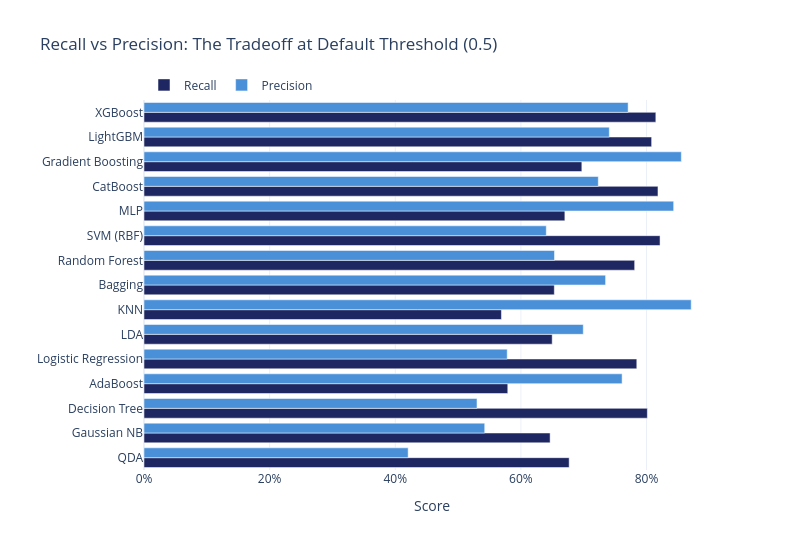

Here is the notebook cell this chart was saved with:
### Markdown cell above
## Chart 8: Grouped Bar — Recall vs Precision Side by Side

### Code cell
# Grouped bar chart: recall vs precision for all models
df_grouped = df_comp.sort_values('f1_1', ascending=True)

fig_grouped = go.Figure()
fig_grouped.add_trace(go.Bar(
    y=df_grouped['model'], x=df_grouped['recall_1'],
    name='Recall', orientation='h',
    marker_color=COLORS['navy'],
))
fig_grouped.add_trace(go.Bar(
    y=df_grouped['model'], x=df_grouped['precision_1'],
    name='Precision', orientation='h',
    marker_color=COLORS['accent'],
))
fig_grouped.update_layout(
    title='Recall vs Precision: The Tradeoff at Default Threshold (0.5)',
    xaxis_title='Score', xaxis=dict(tickformat='.0%'),
    yaxis_title='',
    barmode='group',
    height=550, width=800,
    margin=dict(l=140),
    legend=dict(orientation='h', y=1.08),
)
fig_grouped.show()
save_chart(fig_grouped, COMP_SLUG, 'recall_vs_precision_grouped')

### Figure 1 — Plotly figure (JSON) as saved in the notebook; plotly's stock layout.template omitted (floating-point values rounded to 4 significant figures)
{"data": [{"marker": {"color": "#1E2761"}, "name": "Recall", "orientation": "h", "type": "bar", "x": [0.6768, 0.6465, 0.8013, 0.5791, 0.7845, 0.6498, 0.569, 0.6532, 0.7811, 0.8215, 0.67, 0.8182, 0.697, 0.8081, 0.8148], "y": ["QDA", "Gaussian NB", "Decision Tree", "AdaBoost", "Logistic Regression", "LDA", "KNN", "Bagging", "Random Forest", "SVM (RBF)", "MLP", "CatBoost", "Gradient Boosting", "LightGBM", "XGBoost"]}, {"marker": {"color": "#4A90D9"}, "name": "Precision", "orientation": "h", "type": "bar", "x": [0.4205, 0.5424, 0.5301, 0.7611, 0.5782, 0.6993, 0.8711, 0.7348, 0.6535, 0.6404, 0.8432, 0.7232, 0.8554, 0.7407, 0.7707], "y": ["QDA", "Gaussian NB", "Decision Tree", "AdaBoost", "Logistic Regression", "LDA", "KNN", "Bagging", "Random Forest", "SVM (RBF)", "MLP", "CatBoost", "Gradient Boosting", "LightGBM", "XGBoost"]}], "layout": {"barmode": "group", "height": 550, "legend": {"orientation": "h", "y": 1.08}, "margin": {"l": 140}, "title": {"text": "Recall vs Precision: The Tradeoff at Default Threshold (0.5)"}, "width": 800, "xaxis": {"tickformat": ".0%", "title": {"text": "Score"}}, "yaxis": {"title": {"text": ""}}}}
